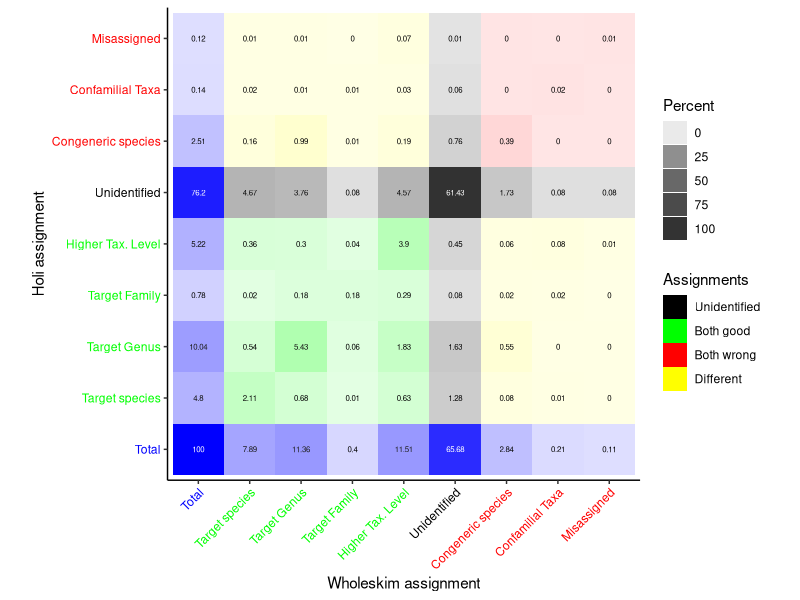
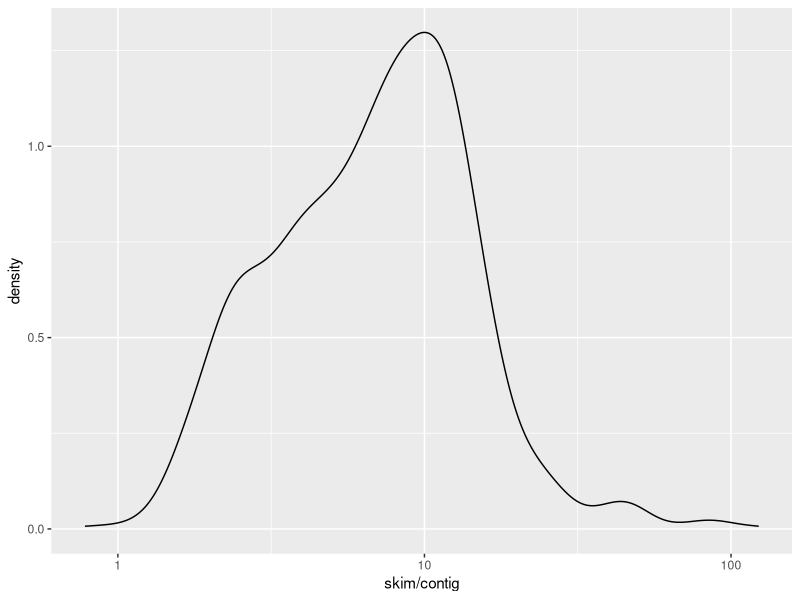
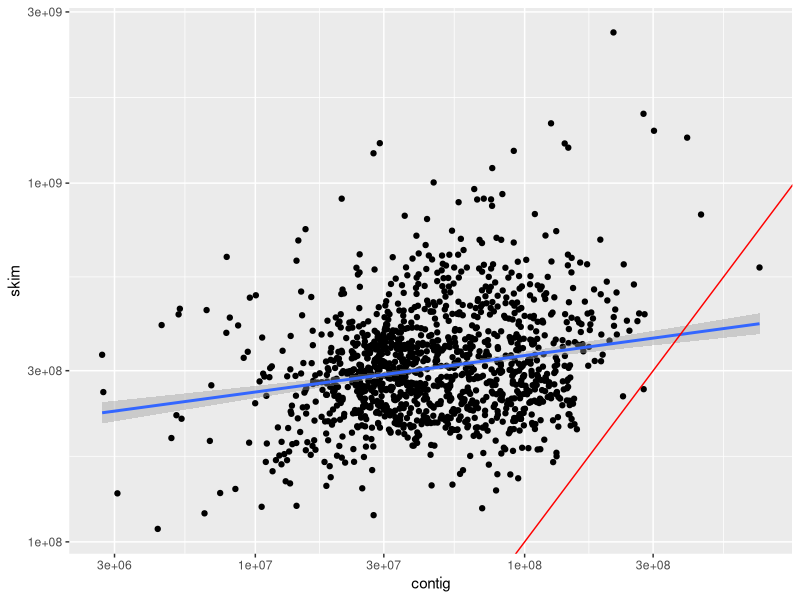
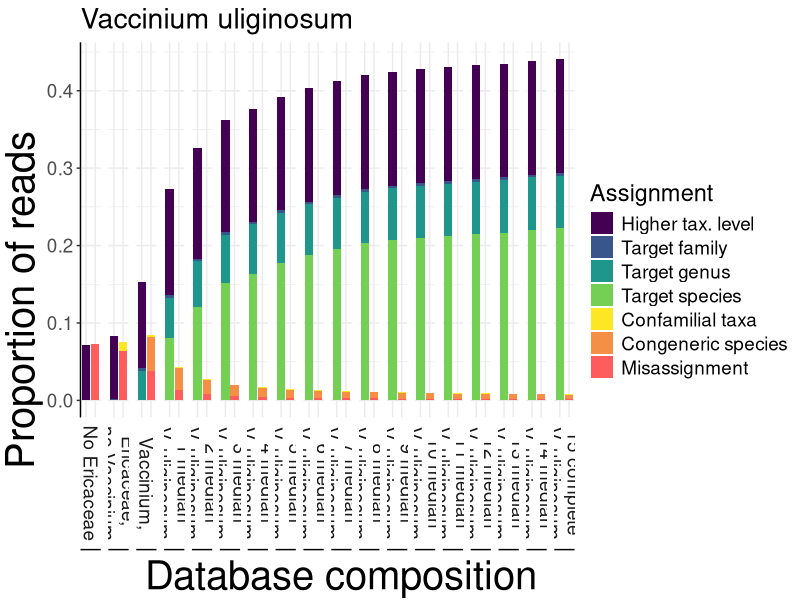
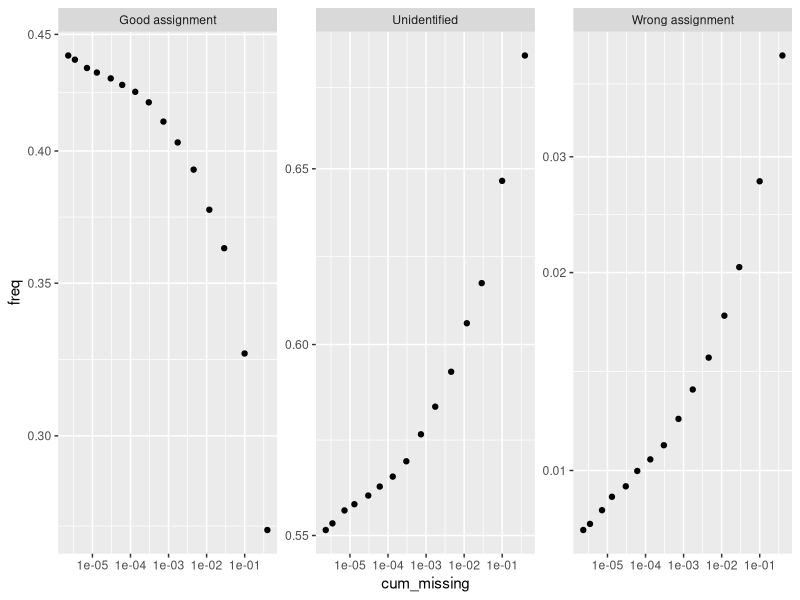
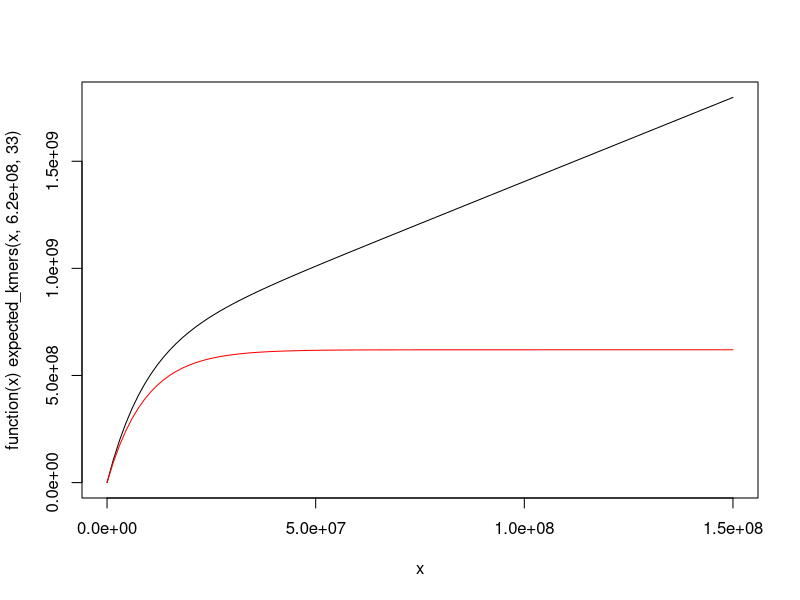
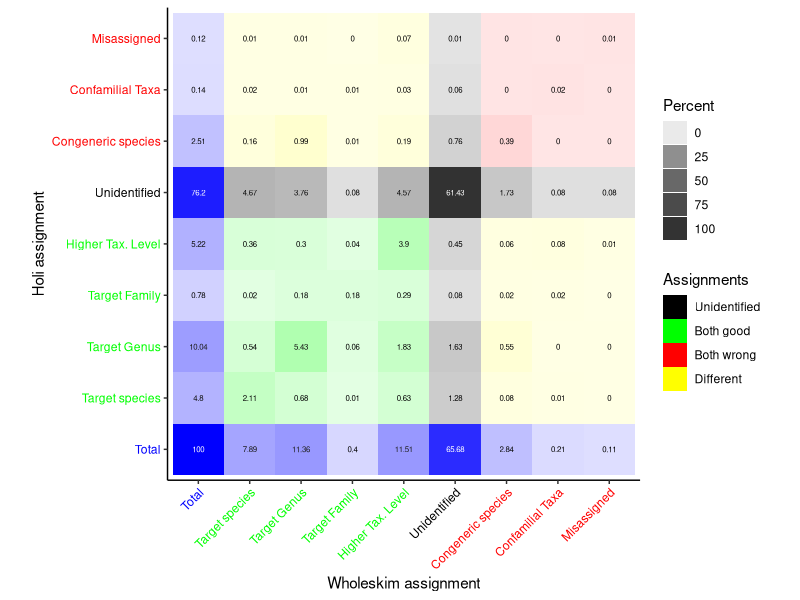
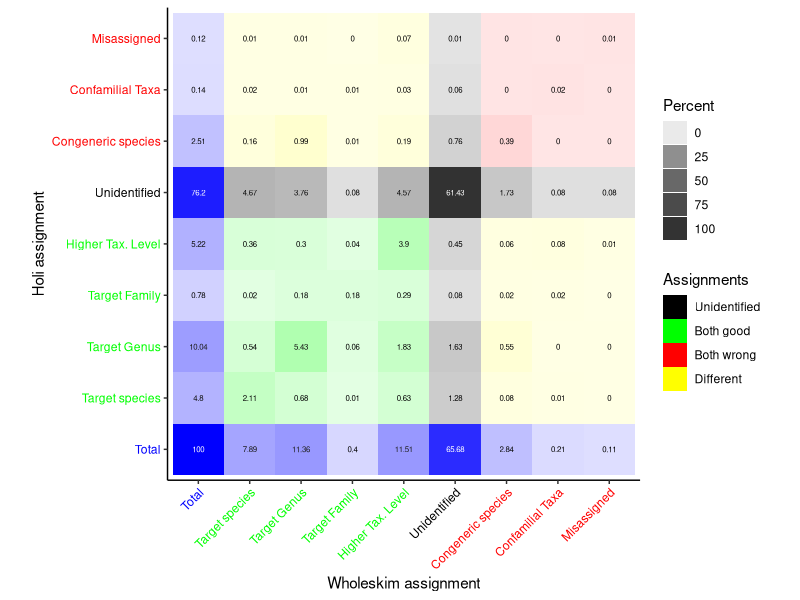

The R source for these figures, in order:
## ---- chunk 1
library(tidyverse)
library(ggpubr)
library(grid)
## ---- chunk 2
data <- read_csv("results/data/confusion.csv")
## ---- chunk 3
assign_levels <- c("Total",'Target',"Target Genus","Target Family",
                   "Higher Tax. Level","Unidentified",
                   "Congeneric species","Confamilial Taxa",
                   "Misassigned")

assign_color <- ifelse(assign_levels %in% c('Target',
                                                       "Target Genus",
                                                       "Target Family", 
                                                       "Higher Tax. Level"), 
                   "green", 
                   ifelse(assign_levels == "Unidentified",
                          "black",
                          ifelse(assign_levels=="Total",
                                 "blue","red")))

congruence_level <- c("Total","Unidentified","Both good","Both wrong","Different")
## ---- chunk 4
data %>%
  mutate(Total = `Number of reads`) %>%
  pivot_longer(-c(`Wholeskim assignment`, `Number of reads`),
    names_to = "Holi assignment",
    values_to = "Assigned reads"
  ) %>%
  mutate(Percent = `Assigned reads` / `Number of reads`[`Wholeskim assignment` == "Total"[1]] * 100) %>%
  #  filter(`Wholeskim assignment` != "Total") %>%
  mutate(
    `Wholeskim assignment` = factor(`Wholeskim assignment`,
      levels = assign_levels
    ) %>%
      fct_recode(`Target species` = "Target"),
    `Holi assignment` = factor(`Holi assignment`,
      levels = assign_levels
    ) %>%
      fct_recode(`Target species` = "Target"),
    holi_class = ifelse(`Holi assignment` %in% c(
      "Target species",
      "Target Genus",
      "Target Family",
      "Higher Tax. Level"
    ),
    "ok",
    ifelse(`Holi assignment` == "Unidentified",
      "Unidentified",
      ifelse(`Holi assignment` == "Total",
        NA, "wrong"
      )
    )
    ),
    wholeskim_class = ifelse(`Wholeskim assignment` %in% c(
      "Target species",
      "Target Genus",
      "Target Family",
      "Higher Tax. Level"
    ),
    "ok",
    ifelse(`Wholeskim assignment` == "Unidentified",
      "Unidentified",
      ifelse(`Wholeskim assignment` == "Total",
        NA, "wrong"
      )
    )
    ),
    Assignments = ifelse(is.na(holi_class) | is.na(wholeskim_class), NA,
      ifelse(holi_class == "ok" & wholeskim_class == "ok", "Both good",
        ifelse(holi_class == "wrong" & wholeskim_class == "wrong",
          "Both wrong",
          ifelse(holi_class == "Unidentified" |
            wholeskim_class == "Unidentified",
          "Unidentified", "Different"
          )
        )
      )
    ),
    Assignments = factor(Assignments, levels = congruence_level)
  ) %>%
  ggplot(aes(x = `Wholeskim assignment`, y = `Holi assignment`)) +
  geom_tile(aes(fill = Assignments, alpha = Percent)) +
  geom_text(
    aes(
      label = round(Percent, 2),
      col = ifelse(abs(Percent - 50) > 30, Percent, 100)
    ),
    size = 2,
    show.legend = FALSE,
  ) +
  scale_fill_manual(
    values = c(
      `Both good` = "green", Different = "yellow",
      Unidentified = "black", `Both wrong` = "red"
    ),
    na.value = "blue",
    limits = congruence_level[-1]
  ) +
  scale_color_gradient(high = "white", low = "black") +
  scale_alpha_continuous(trans = "sqrt") +
  theme_classic() +
  theme(
    axis.text = element_text(colour = assign_color),
    axis.text.x = element_text(angle = 45, vjust = 1, hjust = 1, colour = assign_color)
  ) +
  coord_fixed() -> confusion_matrix_plot
## ---- chunk 5
ggsave("results/figures/confusion_matrix.tiff",confusion_matrix_plot,dpi=300)
ggsave("results/figures/confusion_matrix.png",confusion_matrix_plot,dpi=300)

confusion_matrix_plot
## ---- chunk 6
data <- read_csv("results/data/contigs_kmercount.csv") %>%
          full_join(read_csv("results/data/skims_kmercount.csv"),
                    by = "taxid")
## ---- chunk 7
data %>%
  ggplot(aes(x=skim/contig)) +
  geom_density(bins=50) +
  scale_x_log10()
## ---- chunk 8
MASS::rlm(skim ~ contig, data = data) %>% summary()
## ---- chunk 9
data %>%
  ggplot(aes(y=skim,x = contig)) +
  geom_point() +
  stat_smooth(method = MASS::rlm) +
  geom_abline(slope = 1,col="red") +
  scale_x_log10() +
  scale_y_log10()
## ---- chunk 10
metadata <- read_csv("results/data/ericaceae_metadata.csv")
## ---- chunk 11
skim_order <- c(
  "vaculino_vacc_no_erica",
  "vaculino_vacc_all_erica",
  "vaculi0",
  "vaculi1",
  "vaculi2",
  "vaculi3",
  "vaculi4",
  "vaculi5",
  "vaculi6",
  "vaculi7",
  "vaculi8",
  "vaculi9",
  "vaculi10",
  "vaculi11",
  "vaculi12",
  "vaculi13",
  "vaculi14",
  "vaculi15"
)

oneout_skims <- read.csv("results/figures/erica_dropout/overall.txt", header = FALSE, sep = "\t", na.strings = "NOT")
oneout_skims <- group_by(oneout_skims, V1) %>%
  mutate(percent = V3 / sum(V3)) %>%
  mutate(grouped = ifelse(str_detect(V2, "higher|\\btarget"), paste("corr_", "", sep = ""), paste("incorr_", "", sep = ""))) %>%
  arrange(match(V1, skim_order))


oneout_skims <- oneout_skims[!(oneout_skims$V2 == "unid"), ]


oneout_skims$V2 <- factor(oneout_skims$V2, levels = c(
  "higher_taxa",
  "higher_family",
  "higher_genus",
  "target",
  "off_family",
  "off_genus",
  "off_target"
))


oneout_skims$V1 <- factor(oneout_skims$V1, levels = skim_order)

facet_labs_oneout <- c(
  "No Ericaceae",
  "Ericaceae, \nno Vaccinium",
  "Ericaceae,\nVaccinium,\nno uliginosum",
  "1 median\nV. uliginosum",
  "2 median\nV. uliginosum",
  "3 median\nV. uliginosum",
  "4 median\nV. uliginosum",
  "5 median\nV. uliginosum",
  "6 median\nV. uliginosum",
  "7 median\nV. uliginosum",
  "8 median\nV. uliginosum",
  "9 median\nV. uliginosum",
  "10 median\nV. uliginosum",
  "11 median\nV. uliginosum",
  "12 median\nV. uliginosum",
  "13 median\nV. uliginosum",
  "14 median\nV. uliginosum",
  "15 complete\nV. uliginosum"
)
#  median\nV. uliginosum
names(facet_labs_oneout) <- levels(factor(oneout_skims$V1))

p_plot <- ggplot(oneout_skims, aes(fill = V2, y = percent, x = grouped)) +
  geom_bar(position = "stack", stat = "identity", show.legend = TRUE) +
  scale_fill_manual(
    values = (c("#440154FF", "#39568CFF", "#1F968BFF", "#73D055FF", "#fde725FF", "#f68f46ff", "#ff5d5dff")),
    labels = c("Higher tax. level", "Target family", "Target genus", "Target species", "Confamilial taxa", "Congeneric species", "Misassignment"),
    name = "Assignment", drop = FALSE
  ) +
  ggtitle("Vaccinium uliginosum") +
  theme_bw() +
  theme(
    axis.title.x = element_blank(),
    axis.text.x = element_blank(),
    axis.ticks.x = element_blank(),
    axis.title.y = element_blank(),
    axis.line = element_line(colour = "black"),
    strip.text.x = element_text(angle = 270),
    panel.border = element_blank(),
    strip.background = element_rect(fill = NA, color = "white"),
    text = element_text(size = 17)
  ) +
  facet_grid(~V1, switch = "x", labeller = labeller(V1 = facet_labs_oneout))

vaccfig <- ggarrange(p_plot,
  ncol = 1,
  nrow = 1,
  common.legend = TRUE,
  legend = "right",
  heights = c(1, 1)
)

annotate_figure(vaccfig,
  left = textGrob("Proportion of reads", rot = 90, vjust = 0.5, gp = gpar(cex = 2.4)),
  bottom = textGrob("Database composition", vjust = 0.3, hjust = 0.7, gp = gpar(cex = 2.4))
) -> sequencing_effort_plot
## ---- chunk 12
ggsave("results/figures/sequencing_effort.tiff",
       sequencing_effort_plot,dpi=300,
       width = 8,height = 5, bg = "white")
ggsave("results/figures/sequencing_effort.png",
       sequencing_effort_plot,dpi=300,
       width = 8,height = 5, bg = "white")

sequencing_effort_plot
## ---- chunk 13
metadata %>%
  filter(str_detect(skim_taxa,"uliginosum")) %>%
  mutate(skim_order = n():1,
         skim_effort = skim_reads * (100 - 33 + 1) / 650e6,
         missing = exp(-skim_effort)) %>%
  arrange(skim_order) %>%
  mutate(cum_effort = cumsum(skim_effort),
         cum_missing = exp(-cum_effort),
         database = glue::glue("vaculi{skim_order}")
        ) %>%
  select(skim_order,skim_name,
         database,
         skim_reads,skim_effort,
         cum_effort,cum_missing) -> uliginosum_coverage
  
## ---- chunk 14
data <- read_csv("results/data/ericaceae_identification.csv")
## ---- chunk 15
data %>%
  mutate(ident_class = ifelse(status == "unid", 
                              "Unidentified",
                              ifelse(status %in% c("off_target",
                                                   "off_genus",
                                                   "off_family"),
                                     "Wrong assignment",
                                     "Good assignment"))) %>%
  group_by(database) %>%
  mutate(freq = read_count/sum(read_count)) %>%
  group_by(database,ident_class) %>%
  summarise(freq = sum(freq)) %>%
  left_join(uliginosum_coverage) %>%
  filter(!is.na(skim_name)) %>%
  ggplot(aes(x = cum_missing,y = freq)) +
  geom_point() +
  scale_x_log10() + 
  scale_y_log10() +
  facet_wrap(.~ ident_class, scales = "free_y")

## ---- chunk 16
expected_kmers <- function(nreads, gsize, k, read_size = 100, eseq = 3.5e-3) {
  nkmer <- (read_size - k + 1) * nreads
  depth <- nkmer / (gsize - k + 1)
  (gsize - k + 1) * (1 - exp(-depth)) + (eseq * k * nkmer)
}

plot(function(x) expected_kmers(x,620e6,33), xlim=c(1,150e6))
plot(function(x) expected_kmers(x,620e6,33,eseq = 0), xlim=c(1,150e6),col="red", add=TRUE)

